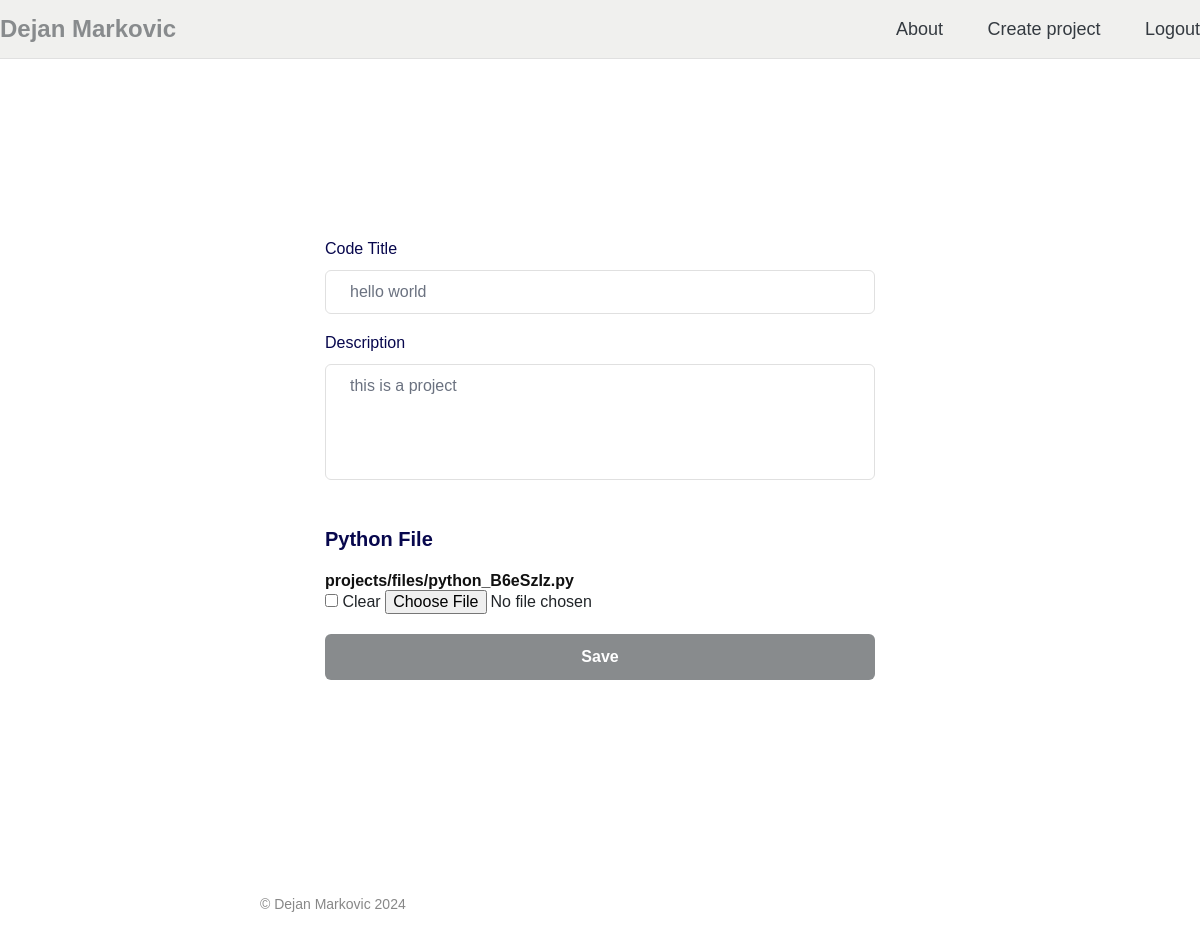
/project/14/edit/ (signed in), run on an earlier commit of the app's database.
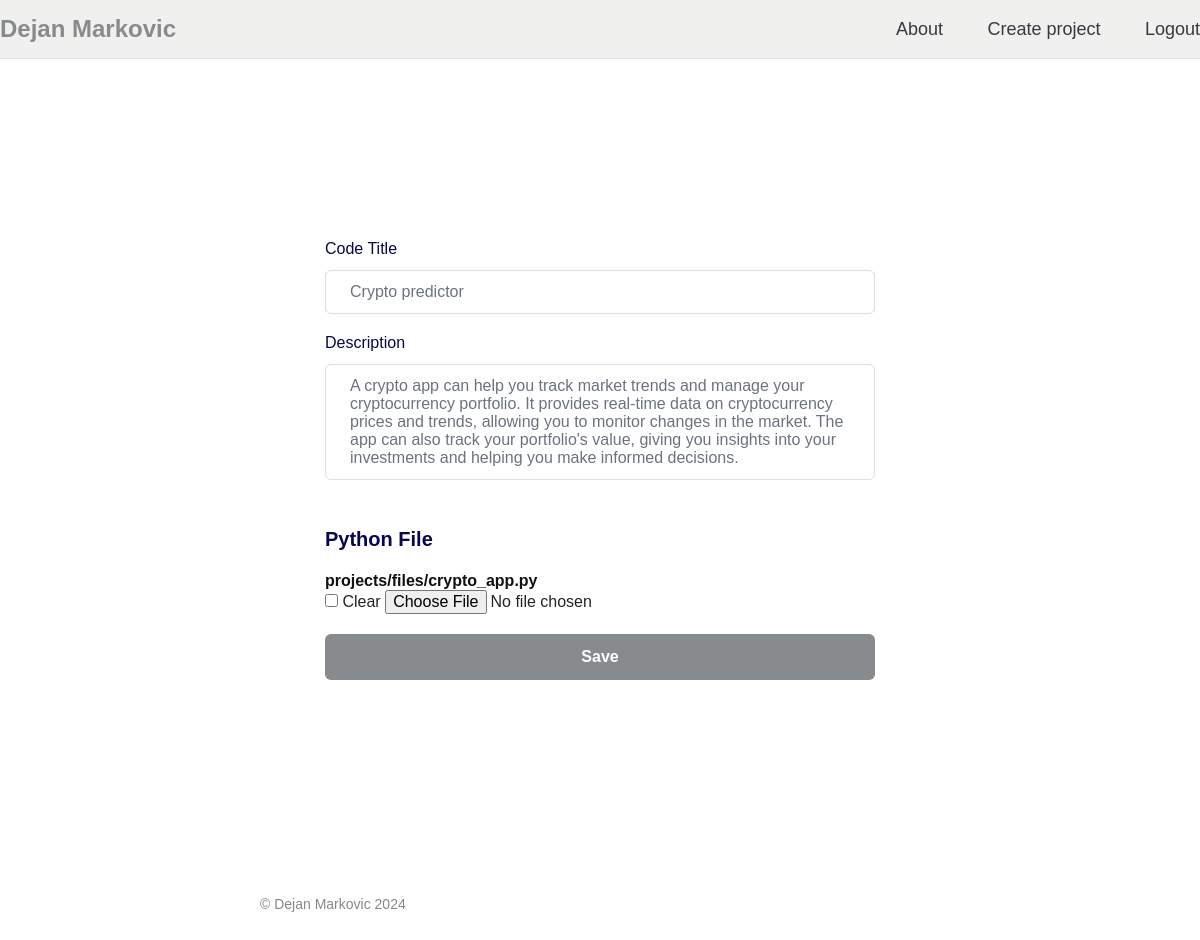
And on a later commit of the database.
### portfolio_app/models.py (models this page shows, shortened)
class ProjectDetailModel(models.Model):
    project = models.ForeignKey(ProjectModel, on_delete=models.CASCADE, related_name='details')
    code_title = models.CharField(max_length=255)
    description = models.TextField()
    python_file = models.FileField(upload_to='projects/files/', blank=True, null=True)

### portfolio_app/views.py (the view)
# urls.py: path('project/<int:detail_id>/edit/', views.edit_details_view, name='edit_details'),
@login_required(login_url="portfolio_page")
def edit_details_view(request, detail_id):
    detail = get_object_or_404(ProjectDetailModel, id=detail_id)
    if request.method == 'POST':
        data = request.POST
        form = ProjectDetailForm(data, request.FILES, instance=detail)
        if form.is_valid():
            form.save()
            return redirect('project_detail', project_id=detail.project.id)
        else:
            for field, errors in form.errors.items():
                for error in errors:
                    messages.error(request, error)
            context = {
                'detail': detail,
                'form': form,
                'page_title': 'Edit Details',
            }
            return render(request, 'portfolio_app/edit_project_details.html', context)
    else:
        form = ProjectDetailForm(instance=detail)
        context = {
            'detail': detail,
            'form': form,
            'page_title': 'Edit Details',
        }
        return render(request, 'portfolio_app/edit_project_details.html', context)

### portfolio_app/forms.py (shortened to what this page needs)
class ProjectDetailForm(forms.ModelForm):
    MAX_CODE_TITLE_LENGTH = 255  # Define the maximum length for the code title
    class Meta:
        model = ProjectDetailModel
        fields = ['code_title', 'description', 'python_file']

### portfolio_app/templates/portfolio_app/edit_project_details.html (shortened to what this page needs)
{% extends 'base.html' %}
{% load static %}
{% block content %}
<div class="toast-container position-fixed top-0 end-0 p-3">
  </div>
  <div class="hero">
      <div class="formbold-main-wrapper">
        <div class="formbold-form-wrapper">
          <form method="post" action="{% url 'edit_details' detail.id %}" hx-post="{% url 'edit_details' detail.id %}" hx-target="#project_details" enctype="multipart/form-data" hx-push-url="{% url 'project_detail' detail.id %}">
            <div class="formbold-mb-5">
              <label for="{{ form.code_title.id_for_label }}" class="formbold-form-label">
                  Code Title
              </label>
              <input class="formbold-form-input" type="text" name="{{ form.code_title.name }}" id="{{ form.code_title.id }}"
                  value="{{ form.code_title.value }}" placeholder="{{ form.code_title.label }}">
            </div>
            <div class="formbold-mb-5">
              <label class="formbold-form-label" for="{{ form.description.id_for_label }}">Description</label>
              <textarea class="formbold-form-input" name="{{ form.description.name }}" id="{{ form.description.id }}"
              placeholder="{{ form.description.label }}" rows="5" cols="40">{{ form.description.value }}</textarea>
            </div>
            <div style = "margin-bottom: 20px;" class="mb-6 pt-4">
              <label for="{{ form.python_file.id_for_label }}" class="formbold-form-label formbold-form-label-2">
                Python File
              </label>
                {% if form.python_file.value %}
                <a href="{{ form.python_file.value.url }}" class="file-link" style = "font-size: 1rem;">
                  {{ form.python_file.value.name }}
                </a>
                <input type="checkbox" name="python_file-clear" id="python_file-clear_id">
                <label for="python_file-clear_id">Clear</label>
            {% endif %}
            <input type="file" name="{{ form.python_file.name }}" id="{{ form.python_file.id }}" style="width: 213px;" accept=".py">
            </div>
            <div>
              <button type="submit" class="formbold-btn w-full">Save</button>
            </div>
            </form>
        </div>
      </div>
</div>
<link rel="stylesheet" href="//code.jquery.com/ui/1.13.2/themes/base/jquery-ui.css">
{% endblock %}

What changed in the data, as far as the page shows it:
changed ProjectDetailModel: code_title "hello world" → "Crypto predictor"; description "this is a project" → "A crypto app can help you track market trends and manage your cryptocurrency portfolio. It provides real-time data on cryptocurrency prices and trends, allowing you to monitor changes in the market. The app can also track your portfolio's value, giving you insights into your investments and helping you make informed decisions."; python_file.value.name "projects/files/python_B6eSzIz.py" → "projects/files/crypto_app.py"
